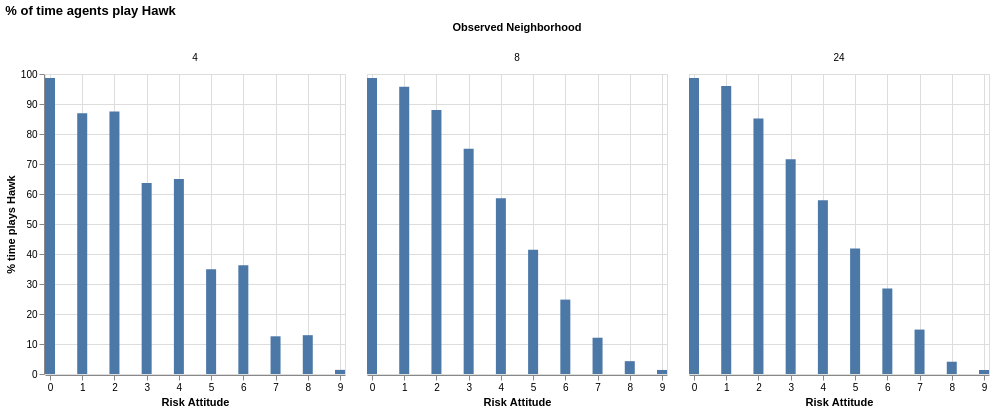

Write notebook code for a chart like this one.
### Markdown cell above
#### Observed neighborhood

### Code cell
hawk_by_obsnhood_riskattitude = (
    agent_df_params.group_by("observed_neighborhood", "risk_attitude")
         .agg(n_plays=pl.col("played_hawk").count(), n_plays_hawk=pl.col("played_hawk").sum())
    .with_columns(
        pct_plays_hawk=pl.col("n_plays_hawk").truediv(pl.col("n_plays")).mul(100)
    )
)

alt.Chart(hawk_by_obsnhood_riskattitude).mark_bar(width=10).encode(
    x=alt.X("risk_attitude", title="Risk Attitude").scale(domain=[0, 9]),                                                          
    y=alt.Y("pct_plays_hawk", title="% time plays Hawk")
).facet(column=alt.Column("observed_neighborhood", title="Observed Neighborhood")).properties(title="% of time agents play Hawk")

### Figure 1 — Vega-Lite specification as saved in the notebook (floating-point values rounded to 4 significant figures)
{"config": {"view": {"continuousWidth": 300, "continuousHeight": 300}}, "data": {"name": "data-d719a47573f697bb59c6197dcdfa419b"}, "facet": {"column": {"field": "observed_neighborhood", "title": "Observed Neighborhood", "type": "quantitative"}}, "spec": {"mark": {"type": "bar", "width": 10}, "encoding": {"x": {"field": "risk_attitude", "scale": {"domain": [0, 9]}, "title": "Risk Attitude", "type": "quantitative"}, "y": {"field": "pct_plays_hawk", "title": "% time plays Hawk", "type": "quantitative"}}}, "title": "% of time agents play Hawk", "$schema": "https://vega.github.io/schema/vega-lite/v6.4.1.json", "datasets": {"data-d719a47573f697bb59c6197dcdfa419b": [{"observed_neighborhood": 24, "risk_attitude": 5, "n_plays": 6662397, "n_plays_hawk": 2788716, "pct_plays_hawk": 41.86}, {"observed_neighborhood": 24, "risk_attitude": 6, "n_plays": 5624874, "n_plays_hawk": 1603992, "pct_plays_hawk": 28.52}, {"observed_neighborhood": 4, "risk_attitude": 1, "n_plays": 4050197, "n_plays_hawk": 3519809, "pct_plays_hawk": 86.9}, {"observed_neighborhood": 4, "risk_attitude": 6, "n_plays": 4602401, "n_plays_hawk": 1666769, "pct_plays_hawk": 36.22}, {"observed_neighborhood": 4, "risk_attitude": 3, "n_plays": 4575485, "n_plays_hawk": 2912661, "pct_plays_hawk": 63.66}, {"observed_neighborhood": 8, "risk_attitude": 1, "n_plays": 4230024, "n_plays_hawk": 4050790, "pct_plays_hawk": 95.76}, {"observed_neighborhood": 8, "risk_attitude": 6, "n_plays": 4982281, "n_plays_hawk": 1235511, "pct_plays_hawk": 24.8}, {"observed_neighborhood": 8, "risk_attitude": 0, "n_plays": 4459000, "n_plays_hawk": 4399272, "pct_plays_hawk": 98.66}, {"observed_neighborhood": 4, "risk_attitude": 8, "n_plays": 4013285, "n_plays_hawk": 519224, "pct_plays_hawk": 12.94}, {"observed_neighborhood": 8, "risk_attitude": 4, "n_plays": 5733647, "n_plays_hawk": 3361110, "pct_plays_hawk": 58.62}, {"observed_neighborhood": 8, "risk_attitude": 3, "n_plays": 4996921, "n_plays_hawk": 3752415, "pct_plays_hawk": 75.09}, {"observed_neighborhood": 24, "risk_attitude": 2, "n_plays": 4728974, "n_plays_hawk": 4025981, "pct_plays_hawk": 85.13}, {"observed_neighborhood": 24, "risk_attitude": 8, "n_plays": 4444858, "n_plays_hawk": 181793, "pct_plays_hawk": 4.09}, {"observed_neighborhood": 24, "risk_attitude": 9, "n_plays": 4414358, "n_plays_hawk": 59094, "pct_plays_hawk": 1.339}, {"observed_neighborhood": 4, "risk_attitude": 9, "n_plays": 4328867, "n_plays_hawk": 59611, "pct_plays_hawk": 1.377}, {"observed_neighborhood": 8, "risk_attitude": 9, "n_plays": 4403520, "n_plays_hawk": 59454, "pct_plays_hawk": 1.35}, {"observed_neighborhood": 24, "risk_attitude": 7, "n_plays": 4665698, "n_plays_hawk": 690834, "pct_plays_hawk": 14.81}, {"observed_neighborhood": 4, "risk_attitude": 2, "n_plays": 4042312, "n_plays_hawk": 3536418, "pct_plays_hawk": 87.49}, {"observed_neighborhood": 24, "risk_attitude": 4, "n_plays": 6641619, "n_plays_hawk": 3847829, "pct_plays_hawk": 57.94}, {"observed_neighborhood": 24, "risk_attitude": 0, "n_plays": 4452177, "n_plays_hawk": 4392584, "pct_plays_hawk": 98.66}, {"observed_neighborhood": 8, "risk_attitude": 2, "n_plays": 4327513, "n_plays_hawk": 3808705, "pct_plays_hawk": 88.01}, {"observed_neighborhood": 8, "risk_attitude": 7, "n_plays": 4329397, "n_plays_hawk": 523612, "pct_plays_hawk": 12.09}, {"observed_neighborhood": 4, "risk_attitude": 5, "n_plays": 5193686, "n_plays_hawk": 1811304, "pct_plays_hawk": 34.88}, {"observed_neighborhood": 4, "risk_attitude": 0, "n_plays": 4369634, "n_plays_hawk": 4309634, "pct_plays_hawk": 98.63}, {"observed_neighborhood": 4, "risk_attitude": 7, "n_plays": 4062924, "n_plays_hawk": 510648, "pct_plays_hawk": 12.57}, {"observed_neighborhood": 24, "risk_attitude": 1, "n_plays": 4445820, "n_plays_hawk": 4267628, "pct_plays_hawk": 95.99}, {"observed_neighborhood": 24, "risk_attitude": 3, "n_plays": 5626425, "n_plays_hawk": 4028688, "pct_plays_hawk": 71.6}, {"observed_neighborhood": 8, "risk_attitude": 5, "n_plays": 5749214, "n_plays_hawk": 2379666, "pct_plays_hawk": 41.39}, {"observed_neighborhood": 4, "risk_attitude": 4, "n_plays": 5191984, "n_plays_hawk": 3374960, "pct_plays_hawk": 65.0}, {"observed_neighborhood": 8, "risk_attitude": 8, "n_plays": 4234258, "n_plays_hawk": 181256, "pct_plays_hawk": 4.281}]}}
